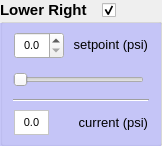
   <widget class="QGroupBox" name="groupBox_alr">
    <property name="geometry">
     <rect>
      <x>76</x>
      <y>250</y>
      <width>162</width>
      <height>146</height>
     </rect>
    </property>
    <property name="sizePolicy">
     <sizepolicy hsizetype="Fixed" vsizetype="Fixed">
      <horstretch>0</horstretch>
      <verstretch>0</verstretch>
     </sizepolicy>
    </property>
    <property name="font">
     <font>
      <pointsize>11</pointsize>
      <weight>75</weight>
      <bold>true</bold>
     </font>
    </property>
    <property name="title">
     <string>Lower Right</string>
    </property>
    <widget class="QFrame" name="frame_alr">
     <property name="geometry">
      <rect>
       <x>4</x>
       <y>24</y>
       <width>154</width>
       <height>120</height>
      </rect>
     </property>
     <property name="sizePolicy">
      <sizepolicy hsizetype="Fixed" vsizetype="Fixed">
       <horstretch>0</horstretch>
       <verstretch>0</verstretch>
      </sizepolicy>
     </property>
     <property name="font">
      <font>
       <pointsize>8</pointsize>
       <weight>50</weight>
       <bold>false</bold>
      </font>
     </property>
     <property name="frameShape">
      <enum>QFrame::NoFrame</enum>
     </property>
     <property name="frameShadow">
      <enum>QFrame::Raised</enum>
     </property>
     <property name="lineWidth">
      <number>1</number>
     </property>
     <widget class="QSlider" name="horizontalSlider_alr">
      <property name="geometry">
       <rect>
        <x>9</x>
        <y>41</y>
        <width>131</width>
        <height>29</height>
       </rect>
      </property>
      <property name="sizePolicy">
       <sizepolicy hsizetype="Preferred" vsizetype="Preferred">
        <horstretch>0</horstretch>
        <verstretch>0</verstretch>
       </sizepolicy>
      </property>
      <property name="styleSheet">
       <string notr="true">selection-background-color: rgb(141, 70, 212);</string>
      </property>
      <property name="maximum">
       <number>100</number>
      </property>
      <property name="singleStep">
       <number>0</number>
      </property>
      <property name="orientation">
       <enum>Qt::Horizontal</enum>
      </property>
      <property name="tickPosition">
       <enum>QSlider::NoTicks</enum>
      </property>
     </widget>
     <widget class="Line" name="line_4">
      <property name="geometry">
       <rect>
        <x>9</x>
        <y>68</y>
        <width>136</width>
        <height>16</height>
       </rect>
      </property>
      <property name="sizePolicy">
       <sizepolicy hsizetype="Preferred" vsizetype="Preferred">
        <horstretch>0</horstretch>
        <verstretch>0</verstretch>
       </sizepolicy>
      </property>
      <property name="orientation">
       <enum>Qt::Horizontal</enum>
      </property>
     </widget>
     <widget class="QLabel" name="label_16">
      <property name="geometry">
       <rect>
        <x>66</x>
        <y>12</y>
        <width>78</width>
        <height>16</height>
       </rect>
      </property>
      <property name="sizePolicy">
       <sizepolicy hsizetype="Preferred" vsizetype="Preferred">
        <horstretch>0</horstretch>
        <verstretch>0</verstretch>
       </sizepolicy>
      </property>
      <property name="font">
       <font>
        <pointsize>10</pointsize>
       </font>
      </property>
      <property name="text">
       <string>setpoint (psi)</string>
      </property>
      <property name="alignment">
       <set>Qt::AlignRight|Qt::AlignTrailing|Qt::AlignVCenter</set>
      </property>
     </widget>
     <widget class="QDoubleSpinBox" name="doubleSpinBox_alr">
      <property name="geometry">
       <rect>
        <x>10</x>
        <y>8</y>
        <width>50</width>
        <height>27</height>
       </rect>
      </property>
      <property name="sizePolicy">
       <sizepolicy hsizetype="Preferred" vsizetype="Preferred">
        <horstretch>0</horstretch>
        <verstretch>0</verstretch>
       </sizepolicy>
      </property>
      <property name="maximumSize">
       <size>
        <width>50</width>
        <height>16777215</height>
       </size>
      </property>
      <property name="alignment">
       <set>Qt::AlignCenter</set>
      </property>
      <property name="decimals">
       <number>1</number>
      </property>
      <property name="maximum">
       <double>5.000000000000000</double>
      </property>
      <property name="singleStep">
       <double>0.100000000000000</double>
      </property>
     </widget>
     <widget class="QLabel" name="label_17">
      <property name="geometry">
       <rect>
        <x>72</x>
        <y>90</y>
        <width>72</width>
        <height>16</height>
       </rect>
      </property>
      <property name="sizePolicy">
       <sizepolicy hsizetype="Preferred" vsizetype="Preferred">
        <horstretch>0</horstretch>
        <verstretch>0</verstretch>
       </sizepolicy>
      </property>
      <property name="font">
       <font>
        <pointsize>10</pointsize>
       </font>
      </property>
      <property name="text">
       <string>current (psi)</string>
      </property>
      <property name="alignment">
       <set>Qt::AlignRight|Qt::AlignTrailing|Qt::AlignVCenter</set>
      </property>
     </widget>
     <widget class="QLabel" name="label_alr">
      <property name="enabled">
       <bool>true</bool>
      </property>
      <property name="geometry">
       <rect>
        <x>10</x>
        <y>86</y>
        <width>35</width>
        <height>25</height>
       </rect>
      </property>
      <property name="sizePolicy">
       <sizepolicy hsizetype="Preferred" vsizetype="Preferred">
        <horstretch>0</horstretch>
        <verstretch>0</verstretch>
       </sizepolicy>
      </property>
      <property name="minimumSize">
       <size>
        <width>0</width>
        <height>25</height>
       </size>
      </property>
      <property name="autoFillBackground">
       <bool>false</bool>
      </property>
      <property name="styleSheet">
       <string notr="true">background-color: rgb(255, 255, 255);
border-color: rgb(196, 193, 189);</string>
      </property>
      <property name="frameShape">
       <enum>QFrame::StyledPanel</enum>
      </property>
      <property name="text">
       <string>0.0</string>
      </property>
      <property name="alignment">
       <set>Qt::AlignCenter</set>
      </property>
     </widget>
    </widget>
    <widget class="QCheckBox" name="checkBox_alr">
     <property name="geometry">
      <rect>
       <x>102</x>
       <y>0</y>
       <width>20</width>
       <height>21</height>
      </rect>
     </property>
     <property name="sizePolicy">
      <sizepolicy hsizetype="Preferred" vsizetype="Preferred">
       <horstretch>0</horstretch>
       <verstretch>0</verstretch>
      </sizepolicy>
     </property>
     <property name="text">
      <string/>
     </property>
     <property name="checked">
      <bool>true</bool>
     </property>
    </widget>
    <widget class="QLabel" name="label_alr_color">
     <property name="geometry">
      <rect>
       <x>0</x>
       <y>23</y>
       <width>161</width>
       <height>131</height>
      </rect>
     </property>
     <property name="styleSheet">
      <string notr="true">background-color: rgba(236, 177, 32, 100);
background-color: rgb(170, 170, 255, 150);</string>
     </property>
     <property name="text">
      <string/>
     </property>
    </widget>
    <zorder>label_alr_color</zorder>
    <zorder>frame_alr</zorder>
    <zorder>checkBox_alr</zorder>
   </widget>
